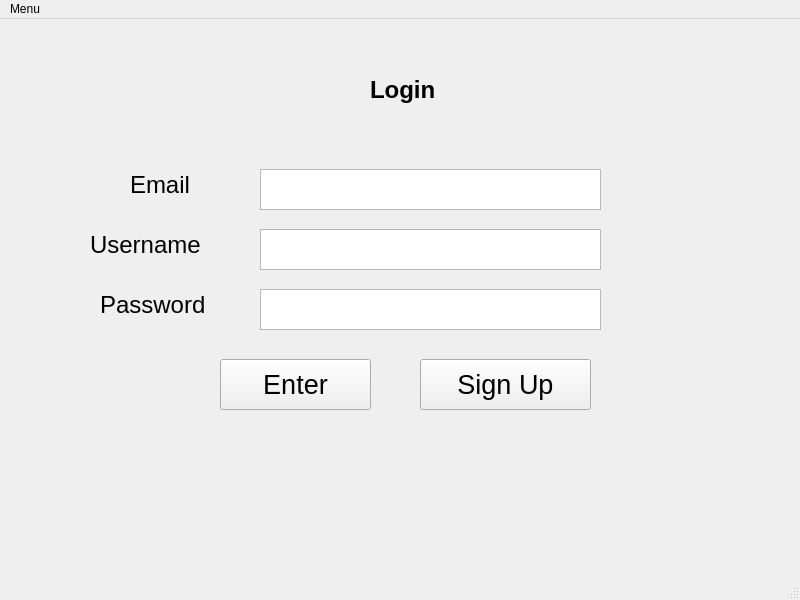
<?xml version="1.0" encoding="UTF-8"?>
<ui version="4.0">
 <class>MainWindow</class>
 <widget class="QMainWindow" name="MainWindow">
  <property name="geometry">
   <rect>
    <x>0</x>
    <y>0</y>
    <width>800</width>
    <height>600</height>
   </rect>
  </property>
  <property name="windowTitle">
   <string>MainWindow</string>
  </property>
  <widget class="QWidget" name="centralwidget">
   <widget class="QTextEdit" name="textEdit">
    <property name="geometry">
     <rect>
      <x>260</x>
      <y>150</y>
      <width>341</width>
      <height>41</height>
     </rect>
    </property>
    <property name="font">
     <font>
      <pointsize>14</pointsize>
     </font>
    </property>
    <property name="html">
     <string>&lt;!DOCTYPE HTML PUBLIC &quot;-//W3C//DTD HTML 4.0//EN&quot; &quot;http://www.w3.org/TR/REC-html40/strict.dtd&quot;&gt;
&lt;html&gt;&lt;head&gt;&lt;meta name=&quot;qrichtext&quot; content=&quot;1&quot; /&gt;&lt;style type=&quot;text/css&quot;&gt;
p, li { white-space: pre-wrap; }
&lt;/style&gt;&lt;/head&gt;&lt;body style=&quot; font-family:'MS Shell Dlg 2'; font-size:14pt; font-weight:400; font-style:normal;&quot;&gt;
&lt;p style=&quot;-qt-paragraph-type:empty; margin-top:0px; margin-bottom:0px; margin-left:0px; margin-right:0px; -qt-block-indent:0; text-indent:0px; font-family:'MS Shell Dlg 2'; font-size:7.8pt;&quot;&gt;&lt;br /&gt;&lt;/p&gt;&lt;/body&gt;&lt;/html&gt;</string>
    </property>
   </widget>
   <widget class="QLabel" name="label">
    <property name="geometry">
     <rect>
      <x>130</x>
      <y>150</y>
      <width>91</width>
      <height>31</height>
     </rect>
    </property>
    <property name="font">
     <font>
      <pointsize>18</pointsize>
     </font>
    </property>
    <property name="text">
     <string>Email</string>
    </property>
   </widget>
   <widget class="QLabel" name="label_2">
    <property name="geometry">
     <rect>
      <x>90</x>
      <y>210</y>
      <width>161</width>
      <height>31</height>
     </rect>
    </property>
    <property name="font">
     <font>
      <pointsize>18</pointsize>
     </font>
    </property>
    <property name="text">
     <string>Username</string>
    </property>
   </widget>
   <widget class="QTextEdit" name="textEdit_2">
    <property name="geometry">
     <rect>
      <x>260</x>
      <y>210</y>
      <width>341</width>
      <height>41</height>
     </rect>
    </property>
    <property name="font">
     <font>
      <pointsize>14</pointsize>
     </font>
    </property>
    <property name="html">
     <string>&lt;!DOCTYPE HTML PUBLIC &quot;-//W3C//DTD HTML 4.0//EN&quot; &quot;http://www.w3.org/TR/REC-html40/strict.dtd&quot;&gt;
&lt;html&gt;&lt;head&gt;&lt;meta name=&quot;qrichtext&quot; content=&quot;1&quot; /&gt;&lt;style type=&quot;text/css&quot;&gt;
p, li { white-space: pre-wrap; }
&lt;/style&gt;&lt;/head&gt;&lt;body style=&quot; font-family:'MS Shell Dlg 2'; font-size:14pt; font-weight:400; font-style:normal;&quot;&gt;
&lt;p style=&quot;-qt-paragraph-type:empty; margin-top:0px; margin-bottom:0px; margin-left:0px; margin-right:0px; -qt-block-indent:0; text-indent:0px; font-family:'MS Shell Dlg 2'; font-size:7.8pt;&quot;&gt;&lt;br /&gt;&lt;/p&gt;&lt;/body&gt;&lt;/html&gt;</string>
    </property>
   </widget>
   <widget class="QLabel" name="label_3">
    <property name="geometry">
     <rect>
      <x>100</x>
      <y>270</y>
      <width>161</width>
      <height>31</height>
     </rect>
    </property>
    <property name="font">
     <font>
      <pointsize>18</pointsize>
     </font>
    </property>
    <property name="text">
     <string>Password</string>
    </property>
   </widget>
   <widget class="QTextEdit" name="textEdit_3">
    <property name="geometry">
     <rect>
      <x>260</x>
      <y>270</y>
      <width>341</width>
      <height>41</height>
     </rect>
    </property>
    <property name="font">
     <font>
      <pointsize>14</pointsize>
     </font>
    </property>
    <property name="html">
     <string>&lt;!DOCTYPE HTML PUBLIC &quot;-//W3C//DTD HTML 4.0//EN&quot; &quot;http://www.w3.org/TR/REC-html40/strict.dtd&quot;&gt;
&lt;html&gt;&lt;head&gt;&lt;meta name=&quot;qrichtext&quot; content=&quot;1&quot; /&gt;&lt;style type=&quot;text/css&quot;&gt;
p, li { white-space: pre-wrap; }
&lt;/style&gt;&lt;/head&gt;&lt;body style=&quot; font-family:'MS Shell Dlg 2'; font-size:14pt; font-weight:400; font-style:normal;&quot;&gt;
&lt;p style=&quot;-qt-paragraph-type:empty; margin-top:0px; margin-bottom:0px; margin-left:0px; margin-right:0px; -qt-block-indent:0; text-indent:0px; font-family:'MS Shell Dlg 2'; font-size:7.8pt;&quot;&gt;&lt;br /&gt;&lt;/p&gt;&lt;/body&gt;&lt;/html&gt;</string>
    </property>
   </widget>
   <widget class="QLabel" name="label_4">
    <property name="geometry">
     <rect>
      <x>370</x>
      <y>50</y>
      <width>91</width>
      <height>41</height>
     </rect>
    </property>
    <property name="font">
     <font>
      <pointsize>18</pointsize>
      <weight>75</weight>
      <bold>true</bold>
     </font>
    </property>
    <property name="text">
     <string>Login</string>
    </property>
   </widget>
   <widget class="QPushButton" name="pushButton">
    <property name="geometry">
     <rect>
      <x>220</x>
      <y>340</y>
      <width>151</width>
      <height>51</height>
     </rect>
    </property>
    <property name="font">
     <font>
      <pointsize>20</pointsize>
     </font>
    </property>
    <property name="text">
     <string>Enter</string>
    </property>
   </widget>
   <widget class="QPushButton" name="pushButton_2">
    <property name="geometry">
     <rect>
      <x>420</x>
      <y>340</y>
      <width>171</width>
      <height>51</height>
     </rect>
    </property>
    <property name="font">
     <font>
      <pointsize>20</pointsize>
     </font>
    </property>
    <property name="text">
     <string>Sign Up</string>
    </property>
   </widget>
  </widget>
  <widget class="QMenuBar" name="menubar">
   <property name="geometry">
    <rect>
     <x>0</x>
     <y>0</y>
     <width>800</width>
     <height>26</height>
    </rect>
   </property>
   <widget class="QMenu" name="menuMenu">
    <property name="title">
     <string>Menu</string>
    </property>
   </widget>
   <addaction name="menuMenu"/>
  </widget>
  <widget class="QStatusBar" name="statusbar"/>
 </widget>
 <resources/>
 <connections/>
</ui>
